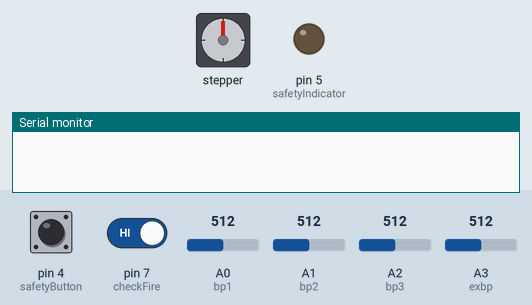
The sketch below on a simulated Arduino Uno, built with avr-gcc and run on an emulated ATmega328P. Shown: stepper motor, output pins drawn as LEDs (lit = HIGH), the last lines printed to the serial monitor. Wiring (inferred from the names in the program): stepper motor (200 steps per turn assumed): coils pin 8, pin 9, pin 10, pin 11. The inputs (shaded band) are chosen by the test bench; at power-on: pin 4 (safetyButton) HIGH, pin 7 (checkFire) HIGH, A0 (bp1) = 512, A1 (bp2) = 512, A2 (bp3) = 512, A3 (exbp) = 512. Pins used as bus, display or sensor lines are not drawn.

Above: at 1.2 s.
1.3 s: pin 4 (safetyButton) pulled LOW for 0.15 s
At 2.7 s:
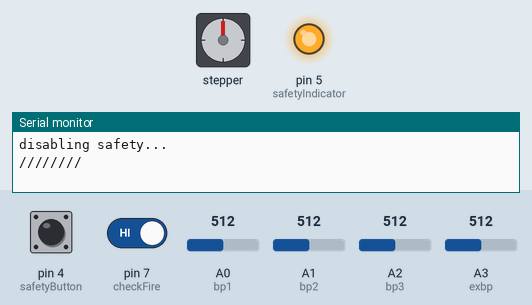
4.3 s: pin 7 (checkFire) driven LOW
At 4.85 s:
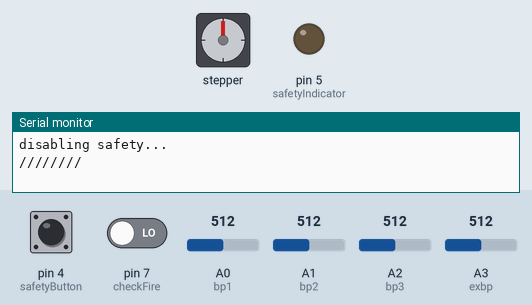
7.3 s: pin 4 (safetyButton) pulled LOW for 1 s
10.3 s: pin 7 (checkFire) driven HIGH
At 10.7 s:
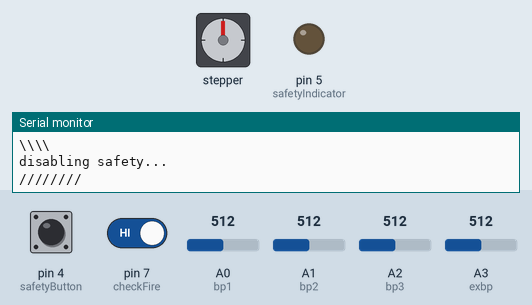
11.8 s: pin 4 (safetyButton) pulled LOW for 3.2 s
At 15.3 s:
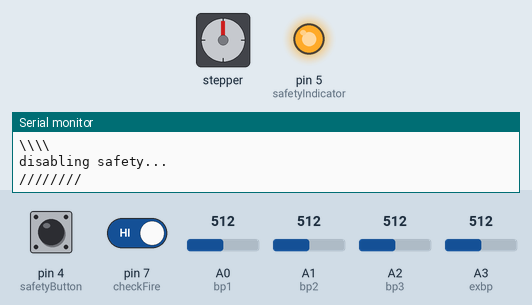
Timing chart, 0 to 16.8 s (numbered marks = the images above; inputs shaded):
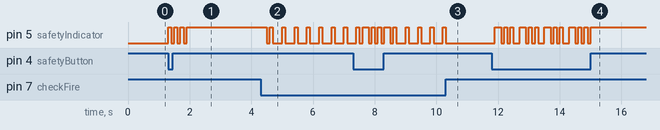

Measured:
- after the input at 1.3 s, pin 5 (safetyIndicator): alternates HIGH for 0.10 s and LOW for 0.10 s, 7 changes in all, then stays HIGH, starting at once
- after the input at 4.3 s, pin 5 (safetyIndicator): HIGH → LOW after 0.20 s, then repeats every 0.40 s: HIGH 0.10 s, LOW 0.30 s
- after the input at 10.3 s, pin 5 (safetyIndicator): goes on until 10.3 s, then stays LOW
- after the input at 11.8 s, pin 5 (safetyIndicator): LOW → HIGH after 0.10 s, then repeats every 0.80 s: LOW 0.10 s, HIGH 0.10 s, LOW 0.10 s, HIGH 0.10 s, LOW 0.20 s, HIGH 0.20 s

The sketch:

CoilGun.ino
```cpp
const int diodePin = A0;
const int safetyButton = 4;
const int safetyIndicator = 5;
const int triggerSafety = 6;
const int checkFire = 7;
const int resetPin = 8;
int flashDelay = 100;

const int hiBatInd = 9;
const int mdBatInd = 10;
const int loBatInd = 11;

// read lipo battery voltage
const int bp1 = A0;
const int bp2 = A1;
const int bp3 = A2;

int bp1Val;
int bp2Val;
int bp3Val;

// read external battery voltage (for now, i dont wanna use a bec)
const int exbp = A3;
int exbpVal;


/// finding ratios for lipo:
/// volt  :  analog
///  5    :   1024
/// divide by 1.19047619
/// 4.2max: ~860.16
///
///  5    :   1024
/// divide by 1.5625
/// 3.2min:  655.36
// map for 655.36, 860.16

float sensorValue;
float onTime = 200; // coil on time (ms)

enum CurrentMode {
    idle,
    safe,
    hot
};

enum VoltageLevel {
    hi,
    md,
    lo
};

CurrentMode currentMode = idle;
VoltageLevel voltageLevel = hi;

bool safetyToggle = false;
bool flashFO = true;
bool resetFO = false;
bool thresholdFO = true;

bool fired = false;


void setup() {
    Serial.begin(9600);
    pinMode(safetyButton, INPUT_PULLUP);
    pinMode(safetyIndicator, OUTPUT);
    pinMode(triggerSafety, OUTPUT);
    pinMode(checkFire, INPUT);
    pinMode(hiBatInd, OUTPUT);
    pinMode(mdBatInd, OUTPUT);
    pinMode(loBatInd, OUTPUT);
    currentMode = safe;

    CheckVoltage();
    CheckThreshold();
}

void loop() {
    // voltage readouts

    CheckVoltage();
    //SerialPrintVoltage();

    CheckThreshold();

    // gun stuff
    HandleSafety();

    //check fire here
    if (CheckFire() && currentMode == hot){
      delay(onTime);
      digitalWrite(triggerSafety, LOW);
      Flash(false);
      resetFO = true;

    }
    if (resetFO && digitalRead(safetyButton) == LOW) {
        pinMode(resetPin, OUTPUT); // not very fancy way of force resetting

    }
}

void HandleSafety() {
    if (!safetyToggle && digitalRead(safetyButton) == LOW) {
        currentMode = hot;
        safetyToggle = true;
        digitalWrite(triggerSafety, HIGH); //pnp
        Serial.println("disabling safety...");
        Serial.println("////////");
        Flash(true);
    }
    if (safetyToggle && digitalRead(safetyButton) == LOW) {
        currentMode = safe;
        safetyToggle = false;
        digitalWrite(triggerSafety, LOW);
        Serial.println("enabling safety");
        Serial.println("\\\\\\\\");
        Flash(false);
    }
}

bool CheckFire(){
  if (digitalRead(checkFire) == LOW){
    return true;
  }
  else{
    return false;
  }
}

void CheckVoltage() {
    bp1Val = analogRead(bp1);
    bp1Val = map(bp1Val, 655, 860, 0, 1024);

    bp2Val = analogRead(bp2);
    bp2Val = map(bp2Val, 655, 860, 0, 1024);

    bp3Val = analogRead(bp3);
    bp3Val = map(bp3Val, 655, 860, 0, 1024);

    exbpVal = analogRead(exbp);
}

void SerialPrintVoltage() {
    Serial.println("//////");

    Serial.print("S1: ");
    Serial.println(bp1Val);

    Serial.print("S2: ");
    Serial.println(bp2Val);

    Serial.print("S3: ");
    Serial.println(bp3Val);

    Serial.print("XS: ");
    Serial.println(exbpVal);
}

void CheckThreshold() {
    int _val = min(bp1Val, min(bp2Val, bp3Val));
    if (_val > 685) {
        voltageLevel = hi;
        DisplayVoltage(voltageLevel);
    }
    else if (_val > 342) {
        voltageLevel = md;
        DisplayVoltage(voltageLevel);
    }
    else {
        voltageLevel = lo;
        DisplayVoltage(voltageLevel);
    }
}

void DisplayVoltage(VoltageLevel voltageLevel) {
    if (voltageLevel == hi) {
        digitalWrite(hiBatInd, HIGH);
        digitalWrite(mdBatInd, LOW);
        digitalWrite(loBatInd, LOW);
    }
    if (voltageLevel == md) {
        digitalWrite(hiBatInd, LOW);
        digitalWrite(mdBatInd, HIGH);
        digitalWrite(loBatInd, LOW);
    }
    if (voltageLevel == lo) {
        digitalWrite(hiBatInd, LOW);
        digitalWrite(mdBatInd, LOW);
        digitalWrite(loBatInd, HIGH);
    }
}

void Flash(bool hot) {
    if (hot) {
        digitalWrite(safetyIndicator, HIGH);
        delay(flashDelay);
        digitalWrite(safetyIndicator, LOW);
        delay(flashDelay);
        digitalWrite(safetyIndicator, HIGH);
        delay(flashDelay);
        digitalWrite(safetyIndicator, LOW);
        delay(flashDelay);
        digitalWrite(safetyIndicator, HIGH);
        delay(flashDelay);
        digitalWrite(safetyIndicator, LOW);
        delay(flashDelay);
        digitalWrite(safetyIndicator, HIGH);
    }
    if (!hot) {
        digitalWrite(safetyIndicator, LOW);
        delay(flashDelay);
        digitalWrite(safetyIndicator, HIGH);
        delay(flashDelay);
        digitalWrite(safetyIndicator, LOW);
    }
}
```
